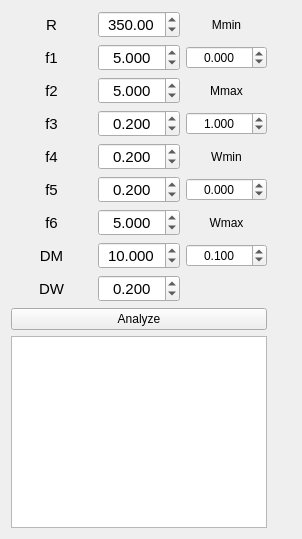
      <widget class="QWidget" name="CondTab">
       <attribute name="title">
        <string>Configure Model</string>
       </attribute>
       <layout class="QGridLayout" name="gridLayout_10">
        <item row="1" column="1">
         <widget class="QDoubleSpinBox" name="cf1">
          <property name="font">
           <font>
            <pointsize>11</pointsize>
           </font>
          </property>
          <property name="alignment">
           <set>Qt::AlignCenter</set>
          </property>
          <property name="decimals">
           <number>3</number>
          </property>
          <property name="minimum">
           <double>-5.000000000000000</double>
          </property>
          <property name="maximum">
           <double>100.000000000000000</double>
          </property>
          <property name="value">
           <double>5.000000000000000</double>
          </property>
         </widget>
        </item>
        <item row="1" column="2">
         <widget class="QDoubleSpinBox" name="cMmin">
          <property name="alignment">
           <set>Qt::AlignCenter</set>
          </property>
          <property name="decimals">
           <number>3</number>
          </property>
          <property name="minimum">
           <double>-100.000000000000000</double>
          </property>
          <property name="maximum">
           <double>100.000000000000000</double>
          </property>
          <property name="singleStep">
           <double>0.010000000000000</double>
          </property>
         </widget>
        </item>
        <item row="2" column="1">
         <widget class="QDoubleSpinBox" name="cf2">
          <property name="font">
           <font>
            <pointsize>11</pointsize>
           </font>
          </property>
          <property name="alignment">
           <set>Qt::AlignCenter</set>
          </property>
          <property name="decimals">
           <number>3</number>
          </property>
          <property name="minimum">
           <double>-5.000000000000000</double>
          </property>
          <property name="maximum">
           <double>100.000000000000000</double>
          </property>
          <property name="value">
           <double>5.000000000000000</double>
          </property>
         </widget>
        </item>
        <item row="2" column="2">
         <widget class="QLabel" name="label_66">
          <property name="text">
           <string>Mmax</string>
          </property>
          <property name="alignment">
           <set>Qt::AlignCenter</set>
          </property>
         </widget>
        </item>
        <item row="0" column="0">
         <widget class="QLabel" name="label_64">
          <property name="font">
           <font>
            <pointsize>11</pointsize>
           </font>
          </property>
          <property name="text">
           <string>R</string>
          </property>
          <property name="alignment">
           <set>Qt::AlignCenter</set>
          </property>
         </widget>
        </item>
        <item row="3" column="0">
         <widget class="QLabel" name="label_63">
          <property name="font">
           <font>
            <pointsize>11</pointsize>
           </font>
          </property>
          <property name="text">
           <string>f3</string>
          </property>
          <property name="alignment">
           <set>Qt::AlignCenter</set>
          </property>
         </widget>
        </item>
        <item row="0" column="3" rowspan="11">
         <widget class="QWidget" name="widget_3" native="true">
          <layout class="QVBoxLayout" name="condPlot"/>
         </widget>
        </item>
        <item row="2" column="0">
         <widget class="QLabel" name="label_62">
          <property name="font">
           <font>
            <pointsize>11</pointsize>
           </font>
          </property>
          <property name="text">
           <string>f2</string>
          </property>
          <property name="alignment">
           <set>Qt::AlignCenter</set>
          </property>
         </widget>
        </item>
        <item row="0" column="2">
         <widget class="QLabel" name="label_65">
          <property name="text">
           <string>Mmin</string>
          </property>
          <property name="alignment">
           <set>Qt::AlignCenter</set>
          </property>
         </widget>
        </item>
        <item row="1" column="0">
         <widget class="QLabel" name="label_61">
          <property name="font">
           <font>
            <pointsize>11</pointsize>
           </font>
          </property>
          <property name="text">
           <string>f1</string>
          </property>
          <property name="alignment">
           <set>Qt::AlignCenter</set>
          </property>
         </widget>
        </item>
        <item row="0" column="1">
         <widget class="QDoubleSpinBox" name="cR">
          <property name="font">
           <font>
            <pointsize>11</pointsize>
           </font>
          </property>
          <property name="alignment">
           <set>Qt::AlignCenter</set>
          </property>
          <property name="maximum">
           <double>1500.000000000000000</double>
          </property>
          <property name="value">
           <double>350.000000000000000</double>
          </property>
         </widget>
        </item>
        <item row="3" column="1">
         <widget class="QDoubleSpinBox" name="cf3">
          <property name="font">
           <font>
            <pointsize>11</pointsize>
           </font>
          </property>
          <property name="alignment">
           <set>Qt::AlignCenter</set>
          </property>
          <property name="decimals">
           <number>3</number>
          </property>
          <property name="minimum">
           <double>-5.000000000000000</double>
          </property>
          <property name="maximum">
           <double>100.000000000000000</double>
          </property>
          <property name="value">
           <double>0.200000000000000</double>
          </property>
         </widget>
        </item>
        <item row="3" column="2">
         <widget class="QDoubleSpinBox" name="cMmax">
          <property name="alignment">
           <set>Qt::AlignCenter</set>
          </property>
          <property name="decimals">
           <number>3</number>
          </property>
          <property name="minimum">
           <double>-100.000000000000000</double>
          </property>
          <property name="maximum">
           <double>100.000000000000000</double>
          </property>
          <property name="singleStep">
           <double>0.010000000000000</double>
          </property>
          <property name="value">
           <double>1.000000000000000</double>
          </property>
         </widget>
        </item>
        <item row="7" column="0">
         <widget class="QLabel" name="label_57">
          <property name="font">
           <font>
            <pointsize>11</pointsize>
           </font>
          </property>
          <property name="text">
           <string>DM</string>
          </property>
          <property name="alignment">
           <set>Qt::AlignCenter</set>
          </property>
         </widget>
        </item>
        <item row="6" column="2">
         <widget class="QLabel" name="label_68">
          <property name="text">
           <string>Wmax</string>
          </property>
          <property name="alignment">
           <set>Qt::AlignCenter</set>
          </property>
         </widget>
        </item>
        <item row="7" column="2">
         <widget class="QDoubleSpinBox" name="cWmax">
          <property name="alignment">
           <set>Qt::AlignCenter</set>
          </property>
          <property name="decimals">
           <number>3</number>
          </property>
          <property name="minimum">
           <double>-100.000000000000000</double>
          </property>
          <property name="maximum">
           <double>100.000000000000000</double>
          </property>
          <property name="singleStep">
           <double>0.010000000000000</double>
          </property>
          <property name="value">
           <double>0.100000000000000</double>
          </property>
         </widget>
        </item>
        <item row="8" column="0">
         <widget class="QLabel" name="label_56">
          <property name="font">
           <font>
            <pointsize>11</pointsize>
           </font>
          </property>
          <property name="text">
           <string>DW</string>
          </property>
          <property name="alignment">
           <set>Qt::AlignCenter</set>
          </property>
         </widget>
        </item>
        <item row="8" column="1">
         <widget class="QDoubleSpinBox" name="cdw">
          <property name="font">
           <font>
            <pointsize>11</pointsize>
           </font>
          </property>
          <property name="alignment">
           <set>Qt::AlignCenter</set>
          </property>
          <property name="decimals">
           <number>3</number>
          </property>
          <property name="maximum">
           <double>100.000000000000000</double>
          </property>
          <property name="singleStep">
           <double>0.010000000000000</double>
          </property>
          <property name="value">
           <double>0.200000000000000</double>
          </property>
         </widget>
        </item>
        <item row="7" column="1">
         <widget class="QDoubleSpinBox" name="cdm">
          <property name="font">
           <font>
            <pointsize>11</pointsize>
           </font>
          </property>
          <property name="alignment">
           <set>Qt::AlignCenter</set>
          </property>
          <property name="decimals">
           <number>3</number>
          </property>
          <property name="maximum">
           <double>100.000000000000000</double>
          </property>
          <property name="singleStep">
           <double>0.010000000000000</double>
          </property>
          <property name="value">
           <double>10.000000000000000</double>
          </property>
         </widget>
        </item>
        <item row="6" column="0">
         <widget class="QLabel" name="label_58">
          <property name="font">
           <font>
            <pointsize>11</pointsize>
           </font>
          </property>
          <property name="text">
           <string>f6</string>
          </property>
          <property name="alignment">
           <set>Qt::AlignCenter</set>
          </property>
         </widget>
        </item>
        <item row="10" column="0" colspan="3">
         <widget class="QTextEdit" name="summary"/>
        </item>
        <item row="6" column="1">
         <widget class="QDoubleSpinBox" name="cf6">
          <property name="font">
           <font>
            <pointsize>11</pointsize>
           </font>
          </property>
          <property name="alignment">
           <set>Qt::AlignCenter</set>
          </property>
          <property name="decimals">
           <number>3</number>
          </property>
          <property name="minimum">
           <double>-5.000000000000000</double>
          </property>
          <property name="maximum">
           <double>100.000000000000000</double>
          </property>
          <property name="value">
           <double>5.000000000000000</double>
          </property>
         </widget>
        </item>
        <item row="5" column="1">
         <widget class="QDoubleSpinBox" name="cf5">
          <property name="font">
           <font>
            <pointsize>11</pointsize>
           </font>
          </property>
          <property name="alignment">
           <set>Qt::AlignCenter</set>
          </property>
          <property name="decimals">
           <number>3</number>
          </property>
          <property name="minimum">
           <double>-5.000000000000000</double>
          </property>
          <property name="maximum">
           <double>100.000000000000000</double>
          </property>
          <property name="value">
           <double>0.200000000000000</double>
          </property>
         </widget>
        </item>
        <item row="5" column="2">
         <widget class="QDoubleSpinBox" name="cWmin">
          <property name="alignment">
           <set>Qt::AlignCenter</set>
          </property>
          <property name="decimals">
           <number>3</number>
          </property>
          <property name="minimum">
           <double>-100.000000000000000</double>
          </property>
          <property name="maximum">
           <double>100.000000000000000</double>
          </property>
          <property name="singleStep">
           <double>0.010000000000000</double>
          </property>
         </widget>
        </item>
        <item row="4" column="1">
         <widget class="QDoubleSpinBox" name="cf4">
          <property name="font">
           <font>
            <pointsize>11</pointsize>
           </font>
          </property>
          <property name="alignment">
           <set>Qt::AlignCenter</set>
          </property>
          <property name="decimals">
           <number>3</number>
          </property>
          <property name="minimum">
           <double>-5.000000000000000</double>
          </property>
          <property name="maximum">
           <double>100.000000000000000</double>
          </property>
          <property name="value">
           <double>0.200000000000000</double>
          </property>
         </widget>
        </item>
        <item row="4" column="0">
         <widget class="QLabel" name="label_59">
          <property name="font">
           <font>
            <pointsize>11</pointsize>
           </font>
          </property>
          <property name="text">
           <string>f4</string>
          </property>
          <property name="alignment">
           <set>Qt::AlignCenter</set>
          </property>
         </widget>
        </item>
        <item row="4" column="2">
         <widget class="QLabel" name="label_67">
          <property name="text">
           <string>Wmin</string>
          </property>
          <property name="alignment">
           <set>Qt::AlignCenter</set>
          </property>
         </widget>
        </item>
        <item row="5" column="0">
         <widget class="QLabel" name="label_60">
          <property name="font">
           <font>
            <pointsize>11</pointsize>
           </font>
          </property>
          <property name="text">
           <string>f5</string>
          </property>
          <property name="alignment">
           <set>Qt::AlignCenter</set>
          </property>
         </widget>
        </item>
        <item row="9" column="0" colspan="3">
         <widget class="QPushButton" name="cAnalyze">
          <property name="text">
           <string>Analyze</string>
          </property>
         </widget>
        </item>
       </layout>
      </widget>
